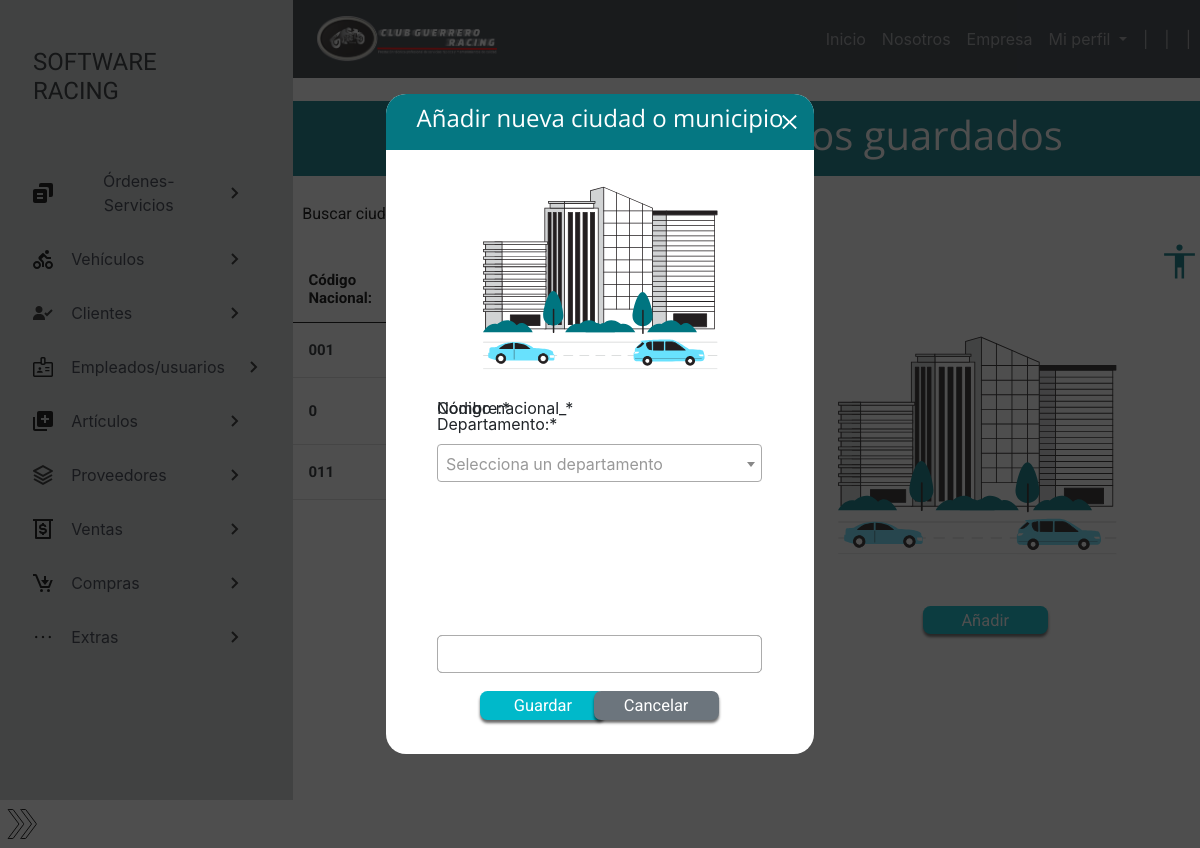
Before: /extras/ciudades-municipios/ (signed in) with the older database file.
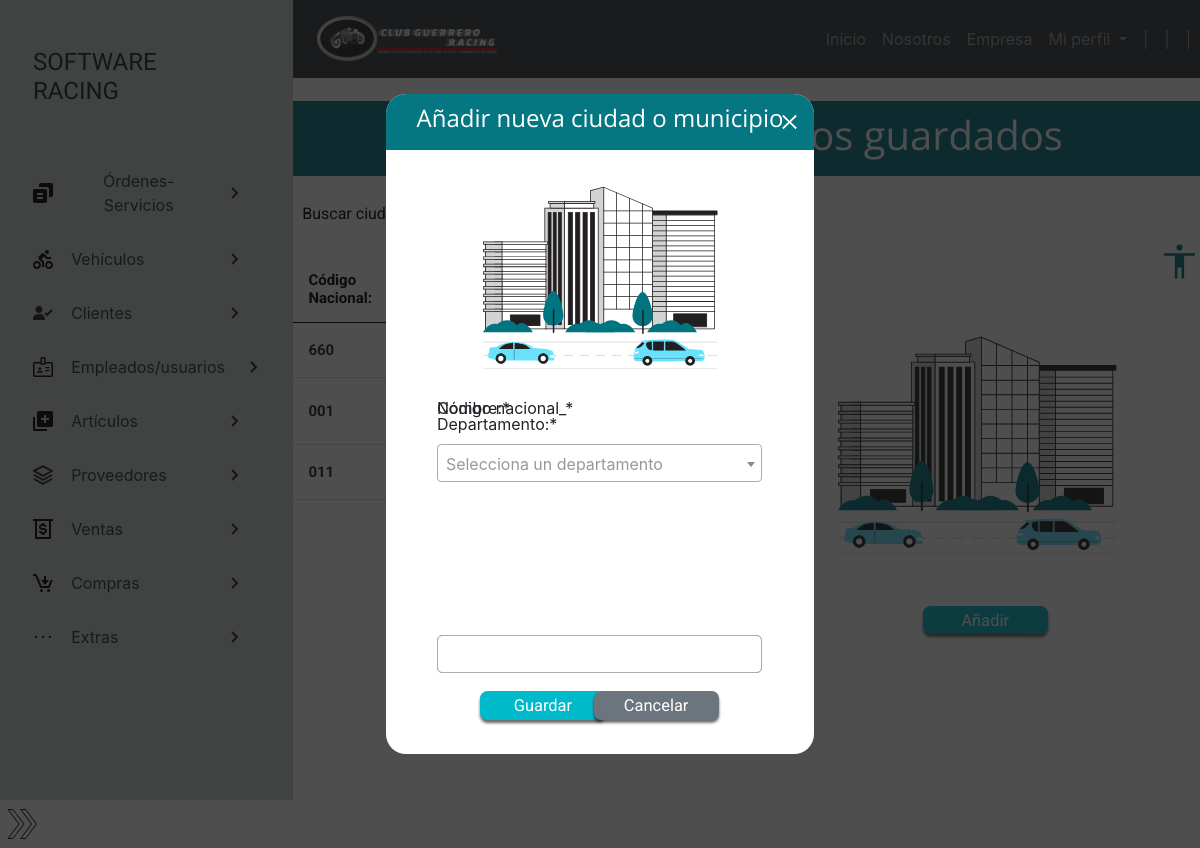
After: the same page with the newer database file.
### usuarios/models.py (models this page shows, shortened)
class Ciudades(models.Model):
    id_ciudad = models.CharField(max_length=10, verbose_name="Código nacional_")
    ciu_nombre = models.CharField(max_length=45, verbose_name="Nombre:")
    tbl_departamento_iddepart = models.ForeignKey(
        Departamentos, on_delete=models.CASCADE, verbose_name="Departamento:")
    class Estado(models.TextChoices):
        ACTIVO = '1', _('Activo')
        INACTIVO = '0', _('Inactivo')
    ciu_estado = models.CharField(
        max_length=1, choices=Estado.choices, default=Estado.ACTIVO, verbose_name="Estado:")

### usuarios/views.py (the view)
# urls.py: path('extras/ciudades-municipios/', ciudades, name='ciudades'),
@login_required(login_url='login')
@permission_required('usuarios.view_ciudades')
def ciudades(request):
    titulo = "Ciudades y municipios"
    ciudades = Ciudades.objects.filter(ciu_estado = '1')
    busqueda = request.GET.get('ciu_busqueda')
    if busqueda:
        ciudades = Ciudades.objects.filter(
            Q(id_ciudad__icontains = busqueda) |
            Q(ciu_nombre__icontains = busqueda)
        ).distinct()
    if request.method == "POST":
        form = CiudadesForm(request.POST)
        if form.is_valid():
            form.save()
            messages.success(
                request,f"Se agregó la ciudad o municipio {request.POST['ciu_nombre']} exitosamente"
            )
            return redirect('ciudades')
        else:
            messages.error(
                request,f"Se ha producido un error al guardar la ciudad"
            )
    else:
        form = CiudadesForm()
    context = {
        'titulo': titulo,
        'ciudades': ciudades,
        'form': form
    }
    return render(request, 'usuarios/interfaz_ciu_municipios.html', context)

### usuarios/forms.py
class CiudadesForm(forms.ModelForm):
    class Meta:
        model= Ciudades
        exclude = ['ciu_estado']

### main/context_processors.py (called while the page is built)
def sesion(request):
    usuario_actual = request.user
    image_user = r"../media/images/usuarios/default.png"
    if request.user.is_authenticated:
        if Empleados.objects.filter(user_id=usuario_actual.id):
            image_user = Empleados.objects.get(user_id=usuario_actual.id).emp_foto.url
    context = {
        'usuario_actual':usuario_actual,
        'image_user':image_user
    }
    return context

### usuarios/models.py (called while the page is built)
    def __str__(self) -> str:
        return "%s" % (self.dep_nombre)

### main/templates/usuarios/interfaz_ciu_municipios.html (shortened to what this page needs)
{% extends 'partials/bodyApp.html' %}
{% load crispy_forms_tags %}
{% load static %}
{% block css %}
<link rel="stylesheet" href="{% static 'css/interfaz_ciu_municipios.css' %}">
{% endblock css %}
{% block contenido %}
<section>
    <div class="titulo_superior">
        <h2>Ciudades y municipios guardados</h2>
    </div>
    <div class="contenedor_form">
        <form method="GET">
            <label for="CiuBusqueda" class="label_buscar">Buscar ciudad:</label>
            <button type="submit" id="btn_mostrar_filtro" class="btn btn-outline-success"></button>
        </form>
    </div>
    <div class="contenedor_tabla">
        <table>
            <thead>
                <tr>
                    <th>Código Nacional:</th>
                    <th>Ciudad o municipio</th>
                    <th>Departamento</th>
                    {% if perms.usuarios.delete_ciudades or perms.usuarios.change_ciudades %}
                    <th>Acciones</th>
                    {% endif %}
                </tr>
            </thead>
            <tbody>
                {% for ciudad in ciudades %}
                <tr>
                        <td>{{ciudad.id_ciudad}}</td>
                        <td>{{ciudad.ciu_nombre}}</td>
                        <td>{{ciudad.tbl_departamento_iddepart}}</td>
                        {% if perms.usuarios.delete_ciudades or perms.usuarios.change_ciudades %}
                        <td>
                            {% if perms.usuarios.change_ciudades %}
                            <a href="{% url 'editar_ciudad' ciudad.pk %}">
                            </a>
                            {% endif %}
                        </td>
                        {% endif %}
                </tr>
                {% endfor %}
            </tbody>
        </table>
    </div>
    <img src="{% static 'img/ilustracion_ciudades.svg' %}" alt="Ilustración relativa a ciudades" id="img1">
    {% if perms.usuarios.add_ciudades %}
    <a href="#" id="btn_anadir" title="Añadir nueva ciudad">Añadir</a>
    {% endif %}
</section>
<section class="modal-form ">
    <div class="container_modal-form">
        <div class="container_h2-form">
            <h2>Añadir nueva ciudad o municipio</h2>
            <a href="#" class="modal_close-form container_cerrar-form">
                <img src="{% static 'img/cerrar.svg' %}" alt="">
            </a>
        </div>
        <img src="{% static 'img/ilustracion_ciudades.svg' %}" alt="Imagen ilustrativa a ciudades" id="img2">
        {% if perms.usuarios.add_ciudades %}
        <form action="" method="POST">
            {{form|crispy}}
            <div class="frame_b">
                <button type="submit" value="Guardar" id="btn_guardar">Guardar</button>
                <button type="reset" value="Cacelar" id="btn_cancelar">Cancelar</button>
            </div>
        </form>
        {% endif %}
    </div>
</section>
{% endblock contenido %}

Changed rows visible on the page:
changed Ciudades (number 1 of 3 on the later page): id_ciudad "001" → "660"
changed Ciudades (number 2 of 3 on the later page): id_ciudad "0" → "001"
